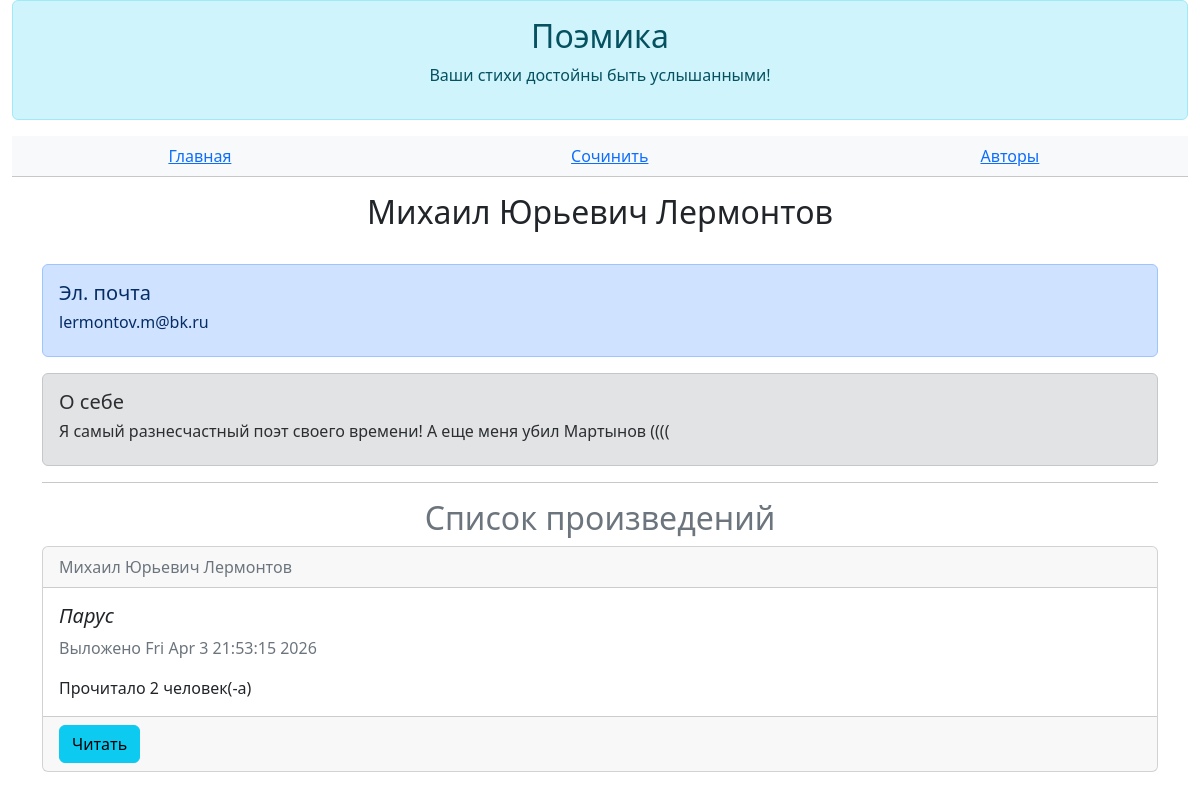
Page /authors/3 on the committed database.
### data/all_models.py (models this page shows)
class User(SqlAlchemyBase, UserMixin, SerializerMixin):
    __tablename__ = "users"
    id = sqlalchemy.Column(sqlalchemy.Integer, primary_key=True, autoincrement=True)
    login = sqlalchemy.Column(sqlalchemy.String)
    name = sqlalchemy.Column(sqlalchemy.String, default="Неизвестный")
    email = sqlalchemy.Column(sqlalchemy.String, unique=True)
    description = sqlalchemy.Column(sqlalchemy.Text, default="Я поэт, тем и интересен")
    hashed_password = sqlalchemy.Column(sqlalchemy.String)
    poems = orm.relationship("Poem", back_populates="author")

class Poem(SqlAlchemyBase, SerializerMixin):
    __tablename__ = "poems"
    id = sqlalchemy.Column(sqlalchemy.Integer, primary_key=True, autoincrement=True)
    author_id = sqlalchemy.Column(sqlalchemy.Integer, sqlalchemy.ForeignKey(User.id))
    author = orm.relationship("User")
    title = sqlalchemy.Column(sqlalchemy.String(25))
    body = sqlalchemy.Column(sqlalchemy.Text)
    read_count = sqlalchemy.Column(sqlalchemy.Integer, default=0)
    is_private = sqlalchemy.Column(sqlalchemy.Boolean, default=True)
    created = sqlalchemy.Column(sqlalchemy.DateTime, default=datetime.datetime.now())

### main.py (the view)
@app.route("/authors/<author_id>")
def author(author_id):
    author = db.get(User, author_id)
    if author:
        poems = db.query(Poem).filter(Poem.author == author).all()
        return flask.render_template("author.html", author=author, poems=poems)

### templates/author.html (shortened to what this page needs)
{% extends 'base.html' %}
{% block _header %}
    <table class="table table-light text-center">
        <tbody>
            <tr>
                <td>
                    <a href="/">Главная</a>
                </td>
                <td>
                    <a href="/poem/create">Сочинить</a>
                </td>
                <td>
                    <a href="/authors">Авторы</a>
                </td>
            </tr>
        </tbody>
    </table>
{% endblock %}
{% block _body %}
    <h2 class="text-center">{{author.login}}</h2>
    <br/>
    <div class="alert alert-primary" role="alert">
        <h5>Эл. почта</h5>
        <h6>{{author.email}}</h6>
    </div>
    <div class="alert alert-secondary" role="alert">
        <h5>О себе</h5>
        <h6>{{author.description}}</h6>
    </div>
    <hr/>
    <h2 class="text-center text-secondary">Список произведений</h2>
    {% for poem in poems %}
        {% if not poem.is_private%}
            <div class="card">
                <div class="card-header">
                    <span class="text-secondary">{{poem.author.login}}</span>
                </div>
                <div class="card-body">
                    <h5 class="card-title"><i>{{poem.title}}</i></h5>
                    <p class="card-text text-secondary">Выложено {{poem.created.ctime()}}</p>
                    <p class="card-text">Прочитало {{poem.read_count}} человек(-а)</p>
                </div>
                <div class="card-footer">
                    <button class="btn btn-info" onclick="location.href='/poem/read/{{poem.id}}'">Читать</button>
                </div>
            </div>
            <br/>
        {% endif %}
    {% endfor %}
{% endblock %}

### rows in the picture
User: login "Михаил Юрьевич Лермонтов", email "lermontov.m@bk.ru", description "Я самый разнесчастный поэт своего времени! А еще меня убил Мартынов (((("
Poem: author.login "Михаил Юрьевич Лермонтов", title "Парус", created.ctime "Fri Apr 3 21:53:15 2026", read_count "2"
